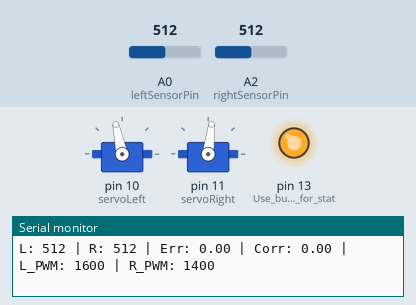
A sketch run on a simulated Arduino Uno, built with avr-gcc and run on an emulated ATmega328P. On the bench: 2 × servo, output pins drawn as LEDs (lit = HIGH), the last lines printed to the serial monitor. The test bench sets the inputs (shaded band); at power-on: A0 (leftSensorPin) = 512, A2 (rightSensorPin) = 512.

Above: at 1.2 s.
1.3 s: A0 (leftSensorPin) set to 513
At 2.5 s:
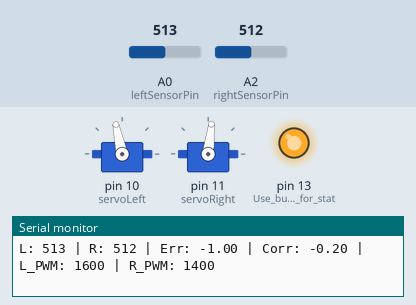
2.9 s: A2 (rightSensorPin) set to 716
At 2.97 s:
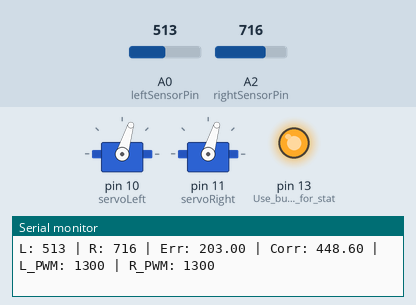
4.5 s: A0 (leftSensorPin) set to 716
At 4.57 s:
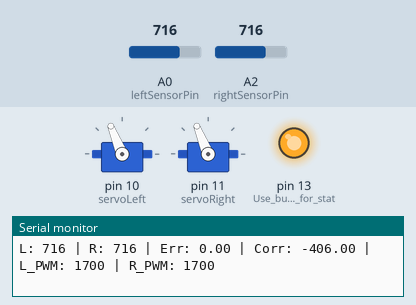
6.1 s: A2 (rightSensorPin) set to 900
At 7.7 s:
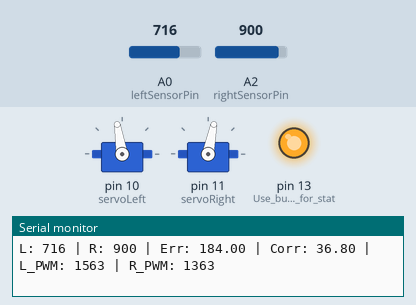
9.1 s: A0 (leftSensorPin) set to 511
At 10.1 s:
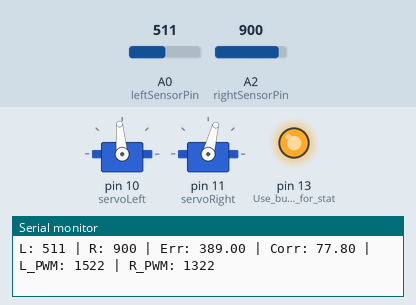
12.1 s: A2 (rightSensorPin) set to 306
At 13.6 s:
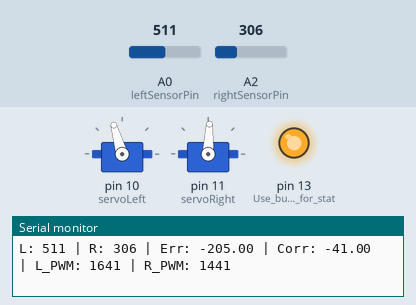
Timing chart, 0 to 15.1 s (numbered marks = the images above; inputs shaded):
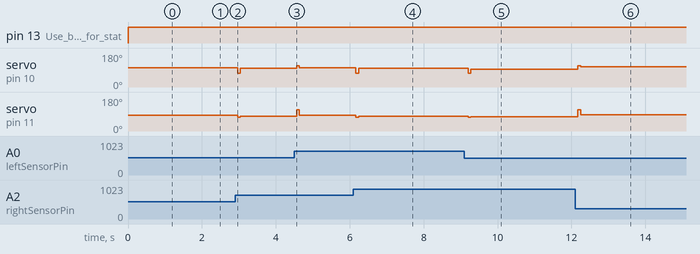

The sketch:

PID.ino
```cpp
#include <Servo.h>  // Include the Servo library

Servo servoLeft;
Servo servoRight;

const int leftSensorPin = A0;   // Left infrared sensor (connected to A0)
const int rightSensorPin = A2;  // Right infrared sensor (connected to A2)

// PID control parameters
float Kp = 0.2;    // Proportional gain
float Ki = 0.0;    // Integral gain (can be set to 0 initially)
float Kd = 2.0;    // Derivative gain

float error = 0;
float previousError = 0;
float integral = 0;

const int baseSpeed = 1500;          // Neutral signal for servos (stop)
const int speedAdjust = 100;         // Maximum speed offset for forward movement

void setup() {
  Serial.begin(9600);               // Initialize serial communication
  pinMode(LED_BUILTIN, OUTPUT);     // Use built-in LED for status indication

  servoLeft.attach(10);  // Attach left servo to pin 10
  servoRight.attach(11); // Attach right servo to pin 11
}

void loop() {
  int leftValue = analogRead(leftSensorPin);   // Read left sensor
  int rightValue = analogRead(rightSensorPin); // Read right sensor

  // Calculate error: difference between right and left sensor readings
  // A positive error indicates deviation to the left
  error = rightValue - leftValue;
  integral += error;                               // Accumulate integral
  float derivative = error - previousError;        // Calculate derivative

  // PID output used as correction factor
  float correction = Kp * error + Ki * integral + Kd * derivative;
  previousError = error;                           // Update previous error

  // Adjust PWM signals for each servo based on correction
  int leftPWM = baseSpeed + speedAdjust - correction;
  int rightPWM = baseSpeed - speedAdjust - correction;

  // Constrain PWM values to safe servo range
  leftPWM = constrain(leftPWM, 1300, 1700);
  rightPWM = constrain(rightPWM, 1300, 1700);

  // Print debug info to Serial Monitor
  Serial.print("L: "); Serial.print(leftValue);
  Serial.print(" | R: "); Serial.print(rightValue);
  Serial.print(" | Err: "); Serial.print(error);
  Serial.print(" | Corr: "); Serial.print(correction);
  Serial.print(" | L_PWM: "); Serial.print(leftPWM);
  Serial.print(" | R_PWM: "); Serial.println(rightPWM);

  // Send PWM signals to servos
  digitalWrite(LED_BUILTIN, HIGH);        // Turn on LED to show activity
  servoLeft.writeMicroseconds(leftPWM);   // Drive left servo
  servoRight.writeMicroseconds(rightPWM); // Drive right servo

  delay(30); // Small delay for fast, stable response
}
```

Measured:
- after the input at 1.3 s, servo on pin 10 (servoLeft): 102° → 103° after 0.09 s, → 102° 0.07 s later
- after the input at 2.9 s, servo on pin 10 (servoLeft): 102° → 73° after 0.07 s, → 98° 0.08 s later; servo on pin 11 (servoRight): 83° → 73° after 0.07 s, → 79° 0.08 s later
- after the input at 4.5 s, servo on pin 10 (servoLeft): 98° → 112° after 0.06 s, → 102° 0.07 s later; servo on pin 11 (servoRight): 79° → 112° after 0.06 s, → 83° 0.07 s later
- after the input at 6.1 s, servo on pin 10 (servoLeft): 102° → 73° after 0.07 s, → 99° 0.08 s later; servo on pin 11 (servoRight): 83° → 73° after 0.07 s, → 79° 0.08 s later
- after the input at 9.1 s, servo on pin 10 (servoLeft): 99° → 73° after 0.10 s, → 95° 0.08 s later; servo on pin 11 (servoRight): 79° → 73° after 0.10 s, → 75° 0.08 s later
- after the input at 12.1 s, servo on pin 10 (servoLeft): 95° → 112° after 0.07 s, → 106° 0.08 s later; servo on pin 11 (servoRight): 75° → 112° after 0.07 s, → 87° 0.08 s later
